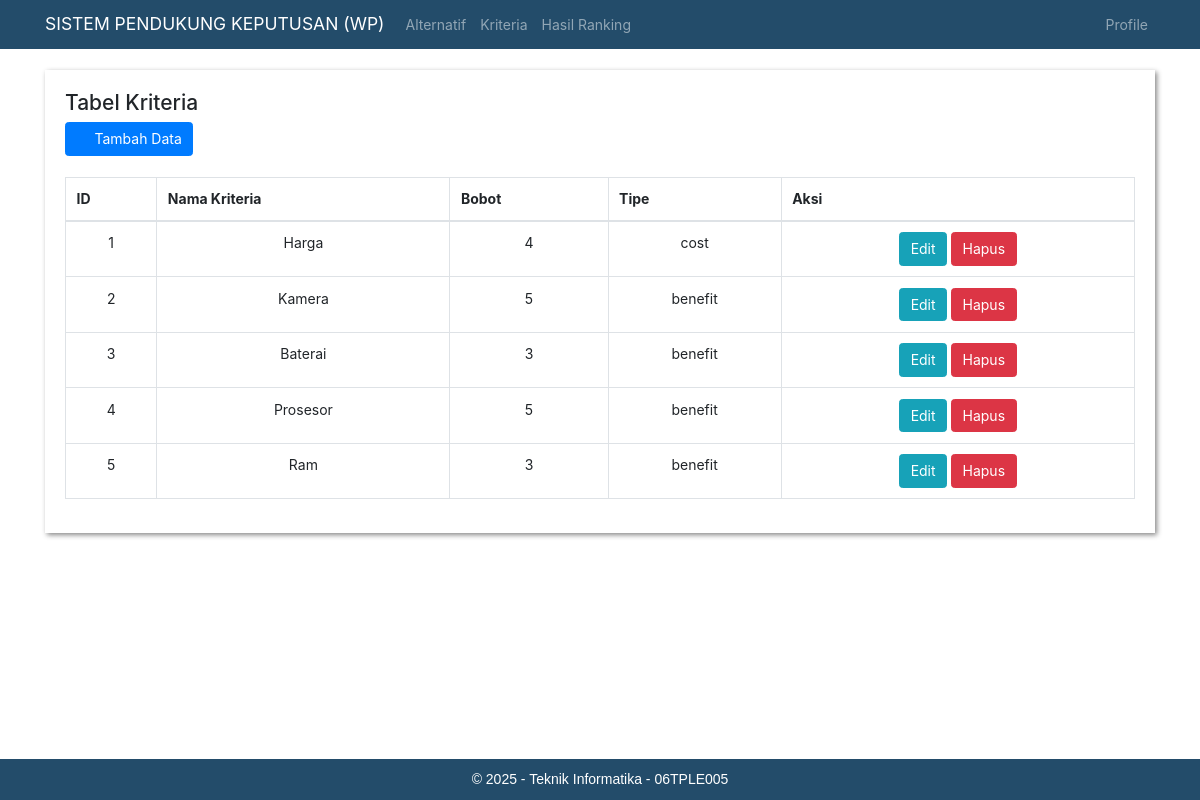
Page /kriteria.php on the committed database.
### tables this page shows
CREATE TABLE `criteria` (
  `id` int(11) NOT NULL,
  `name` varchar(255) NOT NULL,
  `weight` float NOT NULL,
  `type` enum('benefit','cost') NOT NULL
);

### criteria.php (called while the page is built, shortened)
<?php
$connection = new mysqli("localhost", "root", "", "spk_kemal");
function getCriterias()
{
    global $connection;
    $query = "SELECT * FROM criteria";
    $result = $connection->query($query);
    $criterias = [];
    while ($row = $result->fetch_assoc()) {
        $criterias[] = $row;
    }
    return $criterias;
}

### kriteria.php (the view)
<?php
include 'header.php';
require_once 'criteria.php';
$criterias = getCriterias();
?>
<div class="panel panel-container" style="padding: 20px; box-shadow: 2px 2px 5px #888888;">
    <h4>Tabel Kriteria</h4>
    <a href="add_criteria.php" class="btn btn-primary"><span class="fa fa-plus"></span>&emsp; Tambah Data</a>
    <br>
    <br>
    <div class="table-responsive">
        <table class="table table-bordered">
            <thead>
                <tr>
                    <th>ID</th>
                    <th>Nama Kriteria</th>
                    <th>Bobot</th>
                    <th>Tipe</th>
                    <th>Aksi</th>
                </tr>
            </thead>
            <tbody>
                <?php foreach ($criterias as $criteria) : ?>
                    <tr>
                        <td class="text-center"><?php echo $criteria['id']; ?></td>
                        <td class="text-center"><?php echo $criteria['name']; ?></td>
                        <td class="text-center"><?php echo $criteria['weight']; ?></td>
                        <td class="text-center"><?php echo $criteria['type']; ?></td>
                        <td class="text-center">
                            <a href="edit_criteria.php?id=<?php echo $criteria['id']; ?>&aksi=ubah" class="btn btn-info"><span class="fa fa-pencil"></span> Edit</a>
                            <a href="delete_criteria.php?id=<?php echo $criteria['id']; ?> &proses=proses-hapus" class="btn btn-danger"><span class="fa fa-trash"></span>Hapus</a>
                        </td>
                    </tr>
                <?php endforeach; ?>
            </tbody>
        </table>
    </div>
</div>
<?php
include 'footer.php';
?>

### header.php (style rules this page uses)
* { font-size: 14px; }
html { position: relative; min-height: 100%; }
body { margin-bottom: 60px; }

### rows in the picture
criteria: id "1", name "Harga", weight "4", type "cost"
criteria: id "2", name "Kamera", weight "5", type "benefit"
criteria: id "3", name "Baterai", weight "3", type "benefit"
criteria: id "4", name "Prosesor", weight "5", type "benefit"
criteria: id "5", name "Ram", weight "3", type "benefit"
